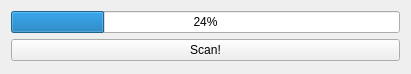
<?xml version="1.0" encoding="UTF-8"?>
<ui version="4.0">
 <class>SurfaceGeneratorWidget</class>
 <widget class="QWidget" name="SurfaceGeneratorWidget">
  <property name="geometry">
   <rect>
    <x>0</x>
    <y>0</y>
    <width>411</width>
    <height>74</height>
   </rect>
  </property>
  <property name="windowTitle">
   <string>Surface generator</string>
  </property>
  <layout class="QGridLayout" name="gridLayout">
   <item row="0" column="0">
    <widget class="QProgressBar" name="searchbar">
     <property name="value">
      <number>24</number>
     </property>
    </widget>
   </item>
   <item row="1" column="0">
    <widget class="QPushButton" name="scanButton">
     <property name="toolTip">
      <string>Scan models, for every model with a unique surface you will get a surface matching the model name. For shared surfaces, you will get the option to name the surface too.</string>
     </property>
     <property name="text">
      <string>Scan!</string>
     </property>
    </widget>
   </item>
   <item row="2" column="0">
    <spacer name="verticalSpacer">
     <property name="orientation">
      <enum>Qt::Vertical</enum>
     </property>
     <property name="sizeHint" stdset="0">
      <size>
       <width>20</width>
       <height>40</height>
      </size>
     </property>
    </spacer>
   </item>
  </layout>
 </widget>
 <resources/>
 <connections/>
</ui>
